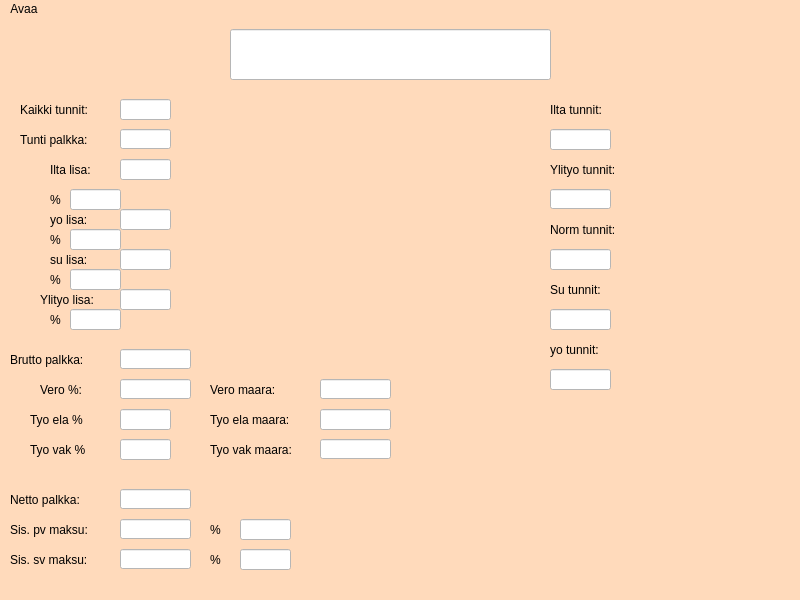
<?xml version="1.0" encoding="UTF-8"?>
<ui version="4.0">
 <class>MainWindow</class>
 <widget class="QMainWindow" name="MainWindow">
  <property name="geometry">
   <rect>
    <x>0</x>
    <y>0</y>
    <width>800</width>
    <height>600</height>
   </rect>
  </property>
  <property name="windowTitle">
   <string>MainWindow</string>
  </property>
  <property name="styleSheet">
   <string notr="true">background-color: rgb(255, 218, 187);</string>
  </property>
  <widget class="QWidget" name="centralwidget">
   <widget class="QLineEdit" name="all_hours">
    <property name="geometry">
     <rect>
      <x>120</x>
      <y>80</y>
      <width>51</width>
      <height>21</height>
     </rect>
    </property>
    <property name="styleSheet">
     <string notr="true">font: 87 10pt &quot;Arial&quot;;
background-color: rgb(255, 255, 255);</string>
    </property>
   </widget>
   <widget class="QLineEdit" name="lineEdit_2">
    <property name="geometry">
     <rect>
      <x>550</x>
      <y>230</y>
      <width>61</width>
      <height>21</height>
     </rect>
    </property>
    <property name="styleSheet">
     <string notr="true">font: 87 10pt &quot;Arial&quot;;
background-color: rgb(255, 255, 255);</string>
    </property>
   </widget>
   <widget class="QLineEdit" name="lineEdit_3">
    <property name="geometry">
     <rect>
      <x>550</x>
      <y>110</y>
      <width>61</width>
      <height>21</height>
     </rect>
    </property>
    <property name="styleSheet">
     <string notr="true">font: 87 10pt &quot;Arial&quot;;
background-color: rgb(255, 255, 255);</string>
    </property>
   </widget>
   <widget class="QLineEdit" name="lineEdit_4">
    <property name="geometry">
     <rect>
      <x>550</x>
      <y>290</y>
      <width>61</width>
      <height>21</height>
     </rect>
    </property>
    <property name="styleSheet">
     <string notr="true">font: 87 10pt &quot;Arial&quot;;
background-color: rgb(255, 255, 255);</string>
    </property>
   </widget>
   <widget class="QLineEdit" name="lineEdit_5">
    <property name="geometry">
     <rect>
      <x>550</x>
      <y>350</y>
      <width>61</width>
      <height>21</height>
     </rect>
    </property>
    <property name="styleSheet">
     <string notr="true">font: 87 10pt &quot;Arial&quot;;
background-color: rgb(255, 255, 255);</string>
    </property>
   </widget>
   <widget class="QLineEdit" name="lineEdit_6">
    <property name="geometry">
     <rect>
      <x>230</x>
      <y>10</y>
      <width>321</width>
      <height>51</height>
     </rect>
    </property>
    <property name="styleSheet">
     <string notr="true">font: 87 14pt &quot;Arial Black&quot;;
background-color: rgb(255, 255, 255);</string>
    </property>
   </widget>
   <widget class="QLineEdit" name="brutto">
    <property name="geometry">
     <rect>
      <x>120</x>
      <y>330</y>
      <width>71</width>
      <height>20</height>
     </rect>
    </property>
    <property name="styleSheet">
     <string notr="true">font: 87 10pt &quot;Arial&quot;;
background-color: rgb(255, 255, 255);</string>
    </property>
   </widget>
   <widget class="QLineEdit" name="tax_pros">
    <property name="geometry">
     <rect>
      <x>120</x>
      <y>360</y>
      <width>71</width>
      <height>20</height>
     </rect>
    </property>
    <property name="styleSheet">
     <string notr="true">font: 87 10pt &quot;Arial&quot;;
background-color: rgb(255, 255, 255);</string>
    </property>
   </widget>
   <widget class="QLineEdit" name="lineEdit_9">
    <property name="geometry">
     <rect>
      <x>320</x>
      <y>390</y>
      <width>71</width>
      <height>21</height>
     </rect>
    </property>
    <property name="styleSheet">
     <string notr="true">font: 87 10pt &quot;Arial&quot;;
background-color: rgb(255, 255, 255);</string>
    </property>
   </widget>
   <widget class="QLineEdit" name="lineEdit_10">
    <property name="geometry">
     <rect>
      <x>320</x>
      <y>420</y>
      <width>71</width>
      <height>20</height>
     </rect>
    </property>
    <property name="styleSheet">
     <string notr="true">font: 87 10pt &quot;Arial&quot;;
background-color: rgb(255, 255, 255);</string>
    </property>
   </widget>
   <widget class="QLineEdit" name="netto">
    <property name="geometry">
     <rect>
      <x>120</x>
      <y>470</y>
      <width>71</width>
      <height>20</height>
     </rect>
    </property>
    <property name="styleSheet">
     <string notr="true">font: 87 10pt &quot;Arial&quot;;
background-color: rgb(255, 255, 255);</string>
    </property>
   </widget>
   <widget class="QLineEdit" name="lineEdit_12">
    <property name="geometry">
     <rect>
      <x>550</x>
      <y>170</y>
      <width>61</width>
      <height>20</height>
     </rect>
    </property>
    <property name="styleSheet">
     <string notr="true">font: 87 10pt &quot;Arial&quot;;
background-color: rgb(255, 255, 255);</string>
    </property>
   </widget>
   <widget class="QLineEdit" name="hourly_pay">
    <property name="geometry">
     <rect>
      <x>120</x>
      <y>110</y>
      <width>51</width>
      <height>20</height>
     </rect>
    </property>
    <property name="styleSheet">
     <string notr="true">font: 87 10pt &quot;Arial&quot;;
background-color: rgb(255, 255, 255);</string>
    </property>
   </widget>
   <widget class="QLineEdit" name="pv_maksu">
    <property name="geometry">
     <rect>
      <x>120</x>
      <y>500</y>
      <width>71</width>
      <height>20</height>
     </rect>
    </property>
    <property name="styleSheet">
     <string notr="true">font: 87 10pt &quot;Arial&quot;;
background-color: rgb(255, 255, 255);</string>
    </property>
   </widget>
   <widget class="QLineEdit" name="sv_maksu">
    <property name="geometry">
     <rect>
      <x>120</x>
      <y>530</y>
      <width>71</width>
      <height>20</height>
     </rect>
    </property>
    <property name="styleSheet">
     <string notr="true">font: 87 10pt &quot;Arial&quot;;
background-color: rgb(255, 255, 255);</string>
    </property>
   </widget>
   <widget class="QLabel" name="label_9">
    <property name="geometry">
     <rect>
      <x>20</x>
      <y>80</y>
      <width>91</width>
      <height>21</height>
     </rect>
    </property>
    <property name="styleSheet">
     <string notr="true">font: 75 12pt &quot;Arial&quot;;</string>
    </property>
    <property name="text">
     <string>Kaikki tunnit:</string>
    </property>
   </widget>
   <widget class="QLabel" name="label_10">
    <property name="geometry">
     <rect>
      <x>550</x>
      <y>200</y>
      <width>101</width>
      <height>21</height>
     </rect>
    </property>
    <property name="styleSheet">
     <string notr="true">font: 75 12pt &quot;Arial&quot;;</string>
    </property>
    <property name="text">
     <string>Norm tunnit:</string>
    </property>
   </widget>
   <widget class="QLabel" name="label_11">
    <property name="geometry">
     <rect>
      <x>20</x>
      <y>110</y>
      <width>91</width>
      <height>21</height>
     </rect>
    </property>
    <property name="styleSheet">
     <string notr="true">font: 75 12pt &quot;Arial&quot;;</string>
    </property>
    <property name="text">
     <string>Tunti palkka:</string>
    </property>
   </widget>
   <widget class="QLabel" name="label_12">
    <property name="geometry">
     <rect>
      <x>50</x>
      <y>140</y>
      <width>51</width>
      <height>21</height>
     </rect>
    </property>
    <property name="styleSheet">
     <string notr="true">font: 75 12pt &quot;Arial&quot;;</string>
    </property>
    <property name="text">
     <string>Ilta lisa:</string>
    </property>
   </widget>
   <widget class="QLabel" name="label_13">
    <property name="geometry">
     <rect>
      <x>550</x>
      <y>80</y>
      <width>101</width>
      <height>21</height>
     </rect>
    </property>
    <property name="styleSheet">
     <string notr="true">font: 75 12pt &quot;Arial&quot;;</string>
    </property>
    <property name="text">
     <string>Ilta tunnit:</string>
    </property>
   </widget>
   <widget class="QLabel" name="label_14">
    <property name="geometry">
     <rect>
      <x>550</x>
      <y>320</y>
      <width>101</width>
      <height>21</height>
     </rect>
    </property>
    <property name="styleSheet">
     <string notr="true">font: 75 12pt &quot;Arial&quot;;</string>
    </property>
    <property name="text">
     <string>yo tunnit:</string>
    </property>
   </widget>
   <widget class="QLabel" name="label_15">
    <property name="geometry">
     <rect>
      <x>550</x>
      <y>260</y>
      <width>101</width>
      <height>21</height>
     </rect>
    </property>
    <property name="styleSheet">
     <string notr="true">font: 75 12pt &quot;Arial&quot;;</string>
    </property>
    <property name="text">
     <string>Su tunnit:</string>
    </property>
   </widget>
   <widget class="QLabel" name="label_16">
    <property name="geometry">
     <rect>
      <x>50</x>
      <y>190</y>
      <width>51</width>
      <height>21</height>
     </rect>
    </property>
    <property name="styleSheet">
     <string notr="true">font: 75 12pt &quot;Arial&quot;;</string>
    </property>
    <property name="text">
     <string>yo lisa:</string>
    </property>
   </widget>
   <widget class="QLabel" name="label_17">
    <property name="geometry">
     <rect>
      <x>50</x>
      <y>230</y>
      <width>51</width>
      <height>21</height>
     </rect>
    </property>
    <property name="styleSheet">
     <string notr="true">font: 75 12pt &quot;Arial&quot;;</string>
    </property>
    <property name="text">
     <string>su lisa:</string>
    </property>
   </widget>
   <widget class="QLabel" name="label_18">
    <property name="geometry">
     <rect>
      <x>40</x>
      <y>270</y>
      <width>71</width>
      <height>21</height>
     </rect>
    </property>
    <property name="styleSheet">
     <string notr="true">font: 75 12pt &quot;Arial&quot;;</string>
    </property>
    <property name="text">
     <string>Ylityo lisa:</string>
    </property>
   </widget>
   <widget class="QLabel" name="label_19">
    <property name="geometry">
     <rect>
      <x>50</x>
      <y>170</y>
      <width>16</width>
      <height>21</height>
     </rect>
    </property>
    <property name="styleSheet">
     <string notr="true">font: 75 12pt &quot;Arial&quot;;</string>
    </property>
    <property name="text">
     <string>%</string>
    </property>
   </widget>
   <widget class="QLabel" name="label_20">
    <property name="geometry">
     <rect>
      <x>50</x>
      <y>210</y>
      <width>16</width>
      <height>21</height>
     </rect>
    </property>
    <property name="styleSheet">
     <string notr="true">font: 75 12pt &quot;Arial&quot;;</string>
    </property>
    <property name="text">
     <string>%</string>
    </property>
   </widget>
   <widget class="QLabel" name="label_21">
    <property name="geometry">
     <rect>
      <x>50</x>
      <y>250</y>
      <width>16</width>
      <height>21</height>
     </rect>
    </property>
    <property name="styleSheet">
     <string notr="true">font: 75 12pt &quot;Arial&quot;;</string>
    </property>
    <property name="text">
     <string>%</string>
    </property>
   </widget>
   <widget class="QLabel" name="label_22">
    <property name="geometry">
     <rect>
      <x>50</x>
      <y>290</y>
      <width>16</width>
      <height>21</height>
     </rect>
    </property>
    <property name="styleSheet">
     <string notr="true">font: 75 12pt &quot;Arial&quot;;</string>
    </property>
    <property name="text">
     <string>%</string>
    </property>
   </widget>
   <widget class="QLabel" name="label_23">
    <property name="geometry">
     <rect>
      <x>550</x>
      <y>140</y>
      <width>101</width>
      <height>21</height>
     </rect>
    </property>
    <property name="styleSheet">
     <string notr="true">font: 75 12pt &quot;Arial&quot;;</string>
    </property>
    <property name="text">
     <string>Ylityo tunnit:</string>
    </property>
   </widget>
   <widget class="QLabel" name="label_24">
    <property name="geometry">
     <rect>
      <x>10</x>
      <y>330</y>
      <width>101</width>
      <height>21</height>
     </rect>
    </property>
    <property name="styleSheet">
     <string notr="true">font: 75 12pt &quot;Arial&quot;;</string>
    </property>
    <property name="text">
     <string>Brutto palkka:</string>
    </property>
   </widget>
   <widget class="QLabel" name="label_25">
    <property name="geometry">
     <rect>
      <x>40</x>
      <y>360</y>
      <width>61</width>
      <height>21</height>
     </rect>
    </property>
    <property name="styleSheet">
     <string notr="true">font: 75 12pt &quot;Arial&quot;;</string>
    </property>
    <property name="text">
     <string>Vero %:</string>
    </property>
   </widget>
   <widget class="QLabel" name="label_26">
    <property name="geometry">
     <rect>
      <x>210</x>
      <y>360</y>
      <width>111</width>
      <height>21</height>
     </rect>
    </property>
    <property name="styleSheet">
     <string notr="true">font: 75 12pt &quot;Arial&quot;;</string>
    </property>
    <property name="text">
     <string>Vero maara:</string>
    </property>
   </widget>
   <widget class="QLabel" name="label_27">
    <property name="geometry">
     <rect>
      <x>30</x>
      <y>390</y>
      <width>71</width>
      <height>21</height>
     </rect>
    </property>
    <property name="styleSheet">
     <string notr="true">font: 75 12pt &quot;Arial&quot;;</string>
    </property>
    <property name="text">
     <string>Tyo ela %</string>
    </property>
   </widget>
   <widget class="QLabel" name="label_28">
    <property name="geometry">
     <rect>
      <x>210</x>
      <y>390</y>
      <width>101</width>
      <height>21</height>
     </rect>
    </property>
    <property name="styleSheet">
     <string notr="true">font: 75 12pt &quot;Arial&quot;;</string>
    </property>
    <property name="text">
     <string>Tyo ela maara:</string>
    </property>
   </widget>
   <widget class="QLabel" name="label_29">
    <property name="geometry">
     <rect>
      <x>30</x>
      <y>420</y>
      <width>81</width>
      <height>21</height>
     </rect>
    </property>
    <property name="styleSheet">
     <string notr="true">font: 75 12pt &quot;Arial&quot;;</string>
    </property>
    <property name="text">
     <string>Tyo vak %</string>
    </property>
   </widget>
   <widget class="QLabel" name="label_30">
    <property name="geometry">
     <rect>
      <x>210</x>
      <y>420</y>
      <width>101</width>
      <height>21</height>
     </rect>
    </property>
    <property name="styleSheet">
     <string notr="true">font: 75 12pt &quot;Arial&quot;;</string>
    </property>
    <property name="text">
     <string>Tyo vak maara:</string>
    </property>
   </widget>
   <widget class="QLabel" name="label_31">
    <property name="geometry">
     <rect>
      <x>10</x>
      <y>470</y>
      <width>101</width>
      <height>21</height>
     </rect>
    </property>
    <property name="styleSheet">
     <string notr="true">font: 75 12pt &quot;Arial&quot;;</string>
    </property>
    <property name="text">
     <string>Netto palkka:</string>
    </property>
   </widget>
   <widget class="QLabel" name="label_32">
    <property name="geometry">
     <rect>
      <x>10</x>
      <y>500</y>
      <width>101</width>
      <height>21</height>
     </rect>
    </property>
    <property name="styleSheet">
     <string notr="true">font: 75 12pt &quot;Arial&quot;;</string>
    </property>
    <property name="text">
     <string>Sis. pv maksu:</string>
    </property>
   </widget>
   <widget class="QLabel" name="label_33">
    <property name="geometry">
     <rect>
      <x>10</x>
      <y>530</y>
      <width>101</width>
      <height>21</height>
     </rect>
    </property>
    <property name="styleSheet">
     <string notr="true">font: 75 12pt &quot;Arial&quot;;</string>
    </property>
    <property name="text">
     <string>Sis. sv maksu:</string>
    </property>
   </widget>
   <widget class="QLabel" name="label_34">
    <property name="geometry">
     <rect>
      <x>210</x>
      <y>500</y>
      <width>16</width>
      <height>21</height>
     </rect>
    </property>
    <property name="styleSheet">
     <string notr="true">font: 75 12pt &quot;Arial&quot;;</string>
    </property>
    <property name="text">
     <string>%</string>
    </property>
   </widget>
   <widget class="QLabel" name="label_35">
    <property name="geometry">
     <rect>
      <x>210</x>
      <y>530</y>
      <width>16</width>
      <height>21</height>
     </rect>
    </property>
    <property name="styleSheet">
     <string notr="true">font: 75 12pt &quot;Arial&quot;;</string>
    </property>
    <property name="text">
     <string>%</string>
    </property>
   </widget>
   <widget class="QLineEdit" name="night_pa">
    <property name="geometry">
     <rect>
      <x>120</x>
      <y>140</y>
      <width>51</width>
      <height>21</height>
     </rect>
    </property>
    <property name="styleSheet">
     <string notr="true">font: 87 10pt &quot;Arial&quot;;
background-color: rgb(255, 255, 255);</string>
    </property>
   </widget>
   <widget class="QLineEdit" name="night_pa_pros">
    <property name="geometry">
     <rect>
      <x>70</x>
      <y>170</y>
      <width>51</width>
      <height>21</height>
     </rect>
    </property>
    <property name="styleSheet">
     <string notr="true">font: 87 10pt &quot;Arial&quot;;
background-color: rgb(255, 255, 255);</string>
    </property>
   </widget>
   <widget class="QLineEdit" name="late_night_pa">
    <property name="geometry">
     <rect>
      <x>120</x>
      <y>190</y>
      <width>51</width>
      <height>21</height>
     </rect>
    </property>
    <property name="styleSheet">
     <string notr="true">font: 87 10pt &quot;Arial&quot;;
background-color: rgb(255, 255, 255);</string>
    </property>
   </widget>
   <widget class="QLineEdit" name="late_night_pa_pros">
    <property name="geometry">
     <rect>
      <x>70</x>
      <y>210</y>
      <width>51</width>
      <height>21</height>
     </rect>
    </property>
    <property name="styleSheet">
     <string notr="true">font: 87 10pt &quot;Arial&quot;;
background-color: rgb(255, 255, 255);</string>
    </property>
   </widget>
   <widget class="QLineEdit" name="sunday_pa">
    <property name="geometry">
     <rect>
      <x>120</x>
      <y>230</y>
      <width>51</width>
      <height>21</height>
     </rect>
    </property>
    <property name="styleSheet">
     <string notr="true">font: 87 10pt &quot;Arial&quot;;
background-color: rgb(255, 255, 255);</string>
    </property>
   </widget>
   <widget class="QLineEdit" name="sunday_pa_pros">
    <property name="geometry">
     <rect>
      <x>70</x>
      <y>250</y>
      <width>51</width>
      <height>21</height>
     </rect>
    </property>
    <property name="styleSheet">
     <string notr="true">font: 87 10pt &quot;Arial&quot;;
background-color: rgb(255, 255, 255);</string>
    </property>
   </widget>
   <widget class="QLineEdit" name="pv_pros">
    <property name="geometry">
     <rect>
      <x>240</x>
      <y>500</y>
      <width>51</width>
      <height>21</height>
     </rect>
    </property>
    <property name="styleSheet">
     <string notr="true">font: 87 10pt &quot;Arial&quot;;
background-color: rgb(255, 255, 255);</string>
    </property>
   </widget>
   <widget class="QLineEdit" name="sv_pros">
    <property name="geometry">
     <rect>
      <x>240</x>
      <y>530</y>
      <width>51</width>
      <height>21</height>
     </rect>
    </property>
    <property name="styleSheet">
     <string notr="true">font: 87 10pt &quot;Arial&quot;;
background-color: rgb(255, 255, 255);</string>
    </property>
   </widget>
   <widget class="QLineEdit" name="tax_amount">
    <property name="geometry">
     <rect>
      <x>320</x>
      <y>360</y>
      <width>71</width>
      <height>20</height>
     </rect>
    </property>
    <property name="styleSheet">
     <string notr="true">font: 87 10pt &quot;Arial&quot;;
background-color: rgb(255, 255, 255);</string>
    </property>
   </widget>
   <widget class="QLineEdit" name="pension_pros">
    <property name="geometry">
     <rect>
      <x>120</x>
      <y>390</y>
      <width>51</width>
      <height>21</height>
     </rect>
    </property>
    <property name="styleSheet">
     <string notr="true">font: 87 10pt &quot;Arial&quot;;
background-color: rgb(255, 255, 255);</string>
    </property>
   </widget>
   <widget class="QLineEdit" name="insurance_pros">
    <property name="geometry">
     <rect>
      <x>120</x>
      <y>420</y>
      <width>51</width>
      <height>21</height>
     </rect>
    </property>
    <property name="styleSheet">
     <string notr="true">font: 87 10pt &quot;Arial&quot;;
background-color: rgb(255, 255, 255);</string>
    </property>
   </widget>
   <widget class="QLineEdit" name="overtime_pros">
    <property name="geometry">
     <rect>
      <x>70</x>
      <y>290</y>
      <width>51</width>
      <height>21</height>
     </rect>
    </property>
    <property name="styleSheet">
     <string notr="true">font: 87 10pt &quot;Arial&quot;;
background-color: rgb(255, 255, 255);</string>
    </property>
   </widget>
   <widget class="QLineEdit" name="overtime_pa">
    <property name="geometry">
     <rect>
      <x>120</x>
      <y>270</y>
      <width>51</width>
      <height>21</height>
     </rect>
    </property>
    <property name="styleSheet">
     <string notr="true">font: 87 10pt &quot;Arial&quot;;
background-color: rgb(255, 255, 255);</string>
    </property>
   </widget>
  </widget>
  <widget class="QMenuBar" name="menubar">
   <property name="geometry">
    <rect>
     <x>0</x>
     <y>0</y>
     <width>800</width>
     <height>21</height>
    </rect>
   </property>
   <widget class="QMenu" name="menuAvaa">
    <property name="title">
     <string>Avaa</string>
    </property>
    <addaction name="actionexcell"/>
   </widget>
   <addaction name="menuAvaa"/>
  </widget>
  <widget class="QStatusBar" name="statusbar"/>
  <action name="actionexcell">
   <property name="text">
    <string>excell</string>
   </property>
  </action>
 </widget>
 <resources/>
 <connections/>
</ui>
